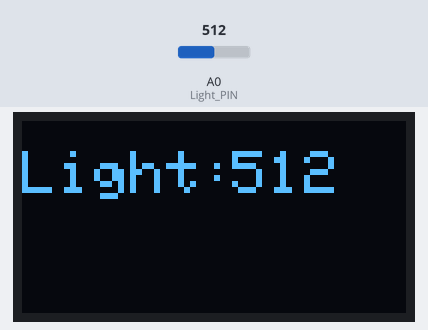
The sketch below on a simulated Arduino Uno, built with avr-gcc and run on an emulated ATmega328P. On the bench: 128×64 one-colour display. The inputs (shaded band) are chosen by the test bench; at power-on: A0 (Light_PIN) = 512.

Above: at 1.2 s.
1.3 s: A0 (Light_PIN) set to 716
At 1.9 s:
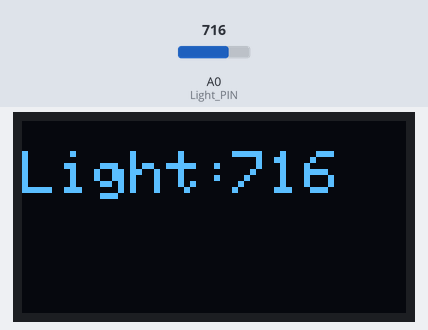
2.8 s: A0 (Light_PIN) set to 900
At 3.5 s:
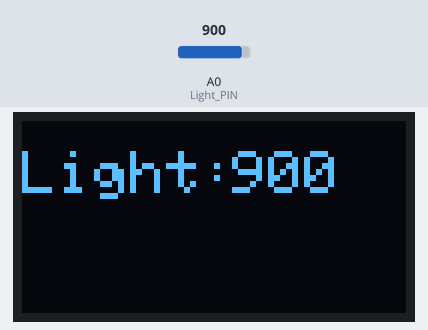
4.3 s: A0 (Light_PIN) set to 1023
At 5.0 s:
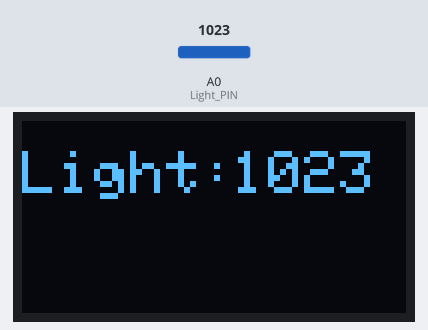
Timing chart, 0 to 7.3 s (numbered marks = the images above; inputs shaded):
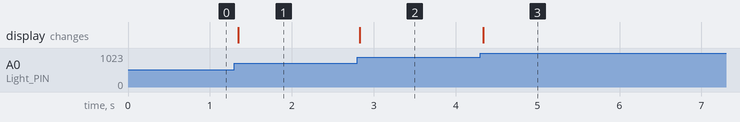

The sketch:

ShowLight.ino
```cpp
//include library
#include <Wire.h>
#include <SPI.h>
#include <Adafruit_GFX.h>
#include <Adafruit_SSD1306.h>

//Define Variables
#define OLED_MOSI   11 //D1
#define OLED_CLK   12 //D0
#define OLED_DC    9 //DC
#define OLED_CS    8 //CS
#define OLED_RESET 10 //RES
#define Light_PIN A0
Adafruit_SSD1306 display(OLED_MOSI, OLED_CLK, OLED_DC, OLED_RESET, OLED_CS);

void splash(){
  int light = analogRead(Light_PIN);
  display.clearDisplay();

  display.setTextColor(WHITE);
  display.setTextSize(2.5);
  display.setCursor(0,10);
  display.print("Light: ");
  display.setTextSize(2);
  display.setCursor(70,10);
  display.print(light);
  display.display();
}

void setup() {
  Serial.begin(9600);
  pinMode(Light_PIN,INPUT);
  // put your setup code here, to run once:
  display.begin(SSD1306_SWITCHCAPVCC, 0x3D);
  display.clearDisplay();
  display.setTextWrap(false);
}

void loop() {
   splash();
}
```

Measured:
- after the input at 1.3 s, the display: changes after 0.05 s (image 1)
- after the input at 2.8 s, the display: changes at once (image 2)
- after the input at 4.3 s, the display: changes at once (image 3)
